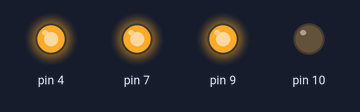
A sketch run on a simulated Arduino Uno, built with avr-gcc and run on an emulated ATmega328P. Shown: output pins drawn as LEDs (lit = HIGH).

Above: at 1.0 s.
At 3.0 s:
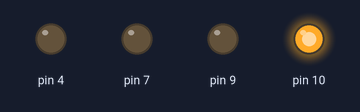
At 5.0 s:
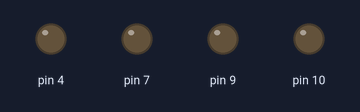
Timing chart, 0 to 7.8 s (numbered marks = the images above):
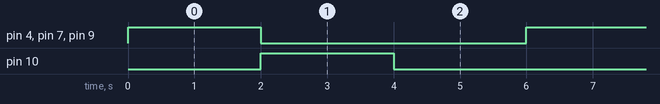

Measured:
- by itself, pin 4, pin 7, pin 9, pin 10: alternates HIGH for 2.0 s and LOW for 4.0 s
- by itself, everything shown: repeats every 6.0 s, in 3 steps

The sketch:

motor_test_sketch.ino
```cpp
void setup() {
  pinMode(9, OUTPUT);
  pinMode(10, OUTPUT);
  pinMode(7, OUTPUT);
  pinMode(4, OUTPUT);
}

void loop() {
  analogWrite (9, 255);
  analogWrite (10, 0);
  digitalWrite(7, 255);
  digitalWrite(4, HIGH);
  delay(2000);
  analogWrite (10, 255);
  analogWrite (9, 0);
  digitalWrite (7, 0);
  digitalWrite(4, LOW);
  delay(2000);
  analogWrite (9, 0);
  analogWrite (10, 0);
  delay(2000);
}
```
